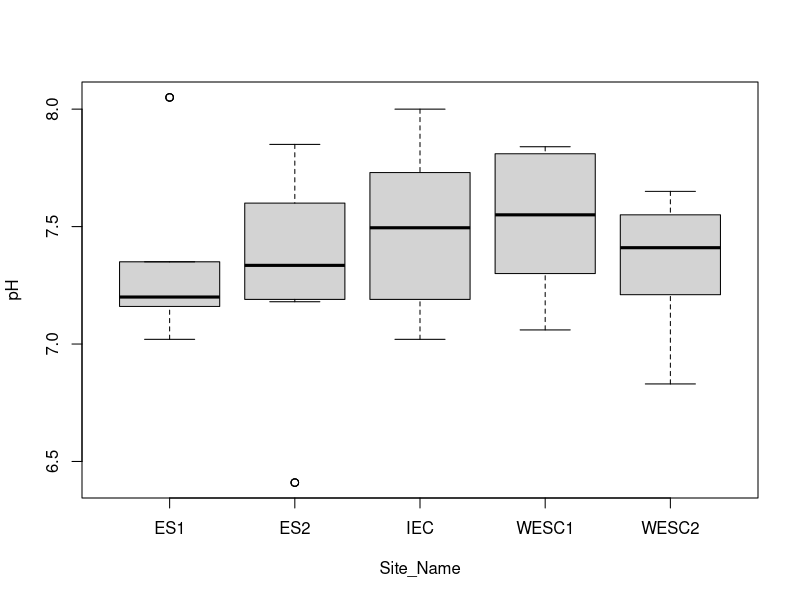
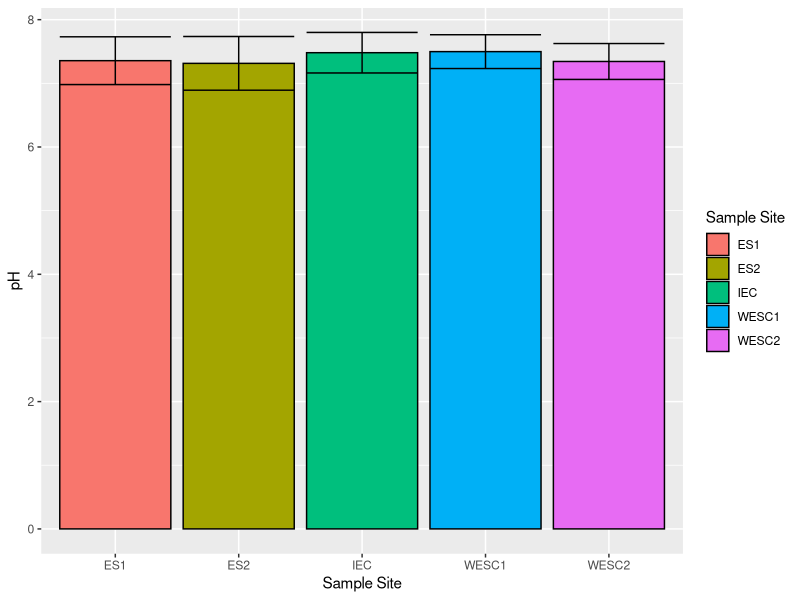
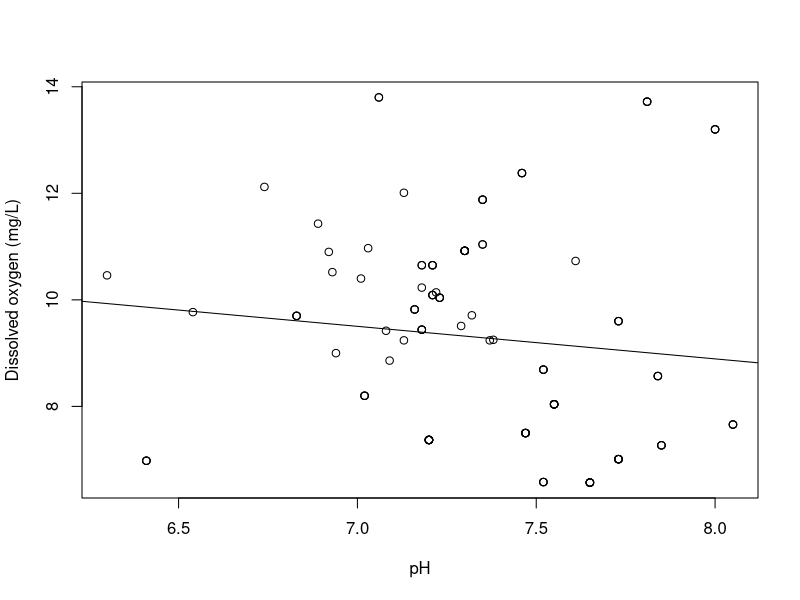
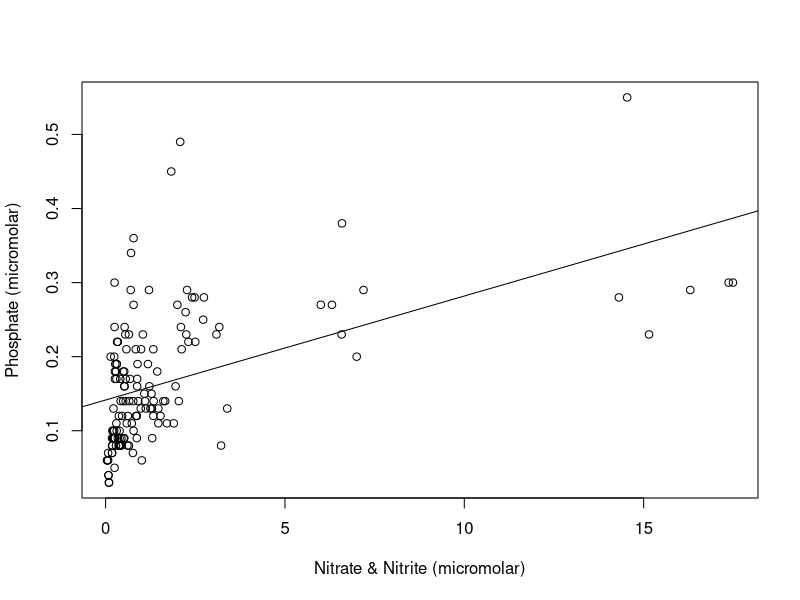

These figures' R source, in order:
## ---- chunk 1
#for example:
2 + 2

#hint: in RStudio Cloud, click on the green triangle in the top right corner of this chunk, then look at the console below for the output!
## ---- chunk 2

getwd() #tells you current working directory information

###note that you must tell R to run (either through keyboard shortcuts or by clicking Run) each line of code or nothing will happen!!

## ---- chunk 3

Elwha_data <- read.csv("Elwha_estuary_water_quality_2006-2014.csv",check.names = F) #reading in our .csv
Elwha_data #look at the data frame you created
colnames(Elwha_data)

## ---- chunk 4
###THIS IS A BONUS SECTION--IF YOU DO NOT WANT TO ATTEMPT TO CLEAN THE DATA ON YOUR OWN, SKIP THIS CHUNK!###

colnames(Elwha_data)[colnames(Elwha_data) == "Nitrate + Nitrite concentration"] <- "Nitrate_Nitrite concentration" #rename column to remove +
colnames(Elwha_data)[colnames(Elwha_data) == "% Dissolved oxygen"] <- "Perc Dissolved oxygen" #rename column to remove %

names(Elwha_data) <- gsub(" ", "_", names(Elwha_data)) #replace spaces with underscores

Elwha_data[Elwha_data == "NS"] <- NA #replaces "NS", which stands for "no sample was collected" with NA, the correct syntax for R to recognize a missing value

Elwha_data <- Elwha_data[1:147,] #gets rid of a few extra, empty rows that were hanging around for no reason

Elwha_data$Phosphate_concentration <- as.numeric(Elwha_data$Phosphate_concentration)
Elwha_data$Nitrate_Nitrite_concentration <- as.numeric(Elwha_data$Nitrate_Nitrite_concentration)
Elwha_data$Ammonium_concentration <- as.numeric(Elwha_data$Ammonium_concentration)
Elwha_data$Salinity <- as.numeric(Elwha_data$Salinity)
Elwha_data$Temperature <- as.numeric(Elwha_data$Temperature)
Elwha_data$Turbidity <- as.numeric(Elwha_data$Turbidity)
Elwha_data$Dissolved_oxygen <- as.numeric(Elwha_data$Dissolved_oxygen)
Elwha_data$Perc_Dissolved_oxygen <- as.numeric(Elwha_data$Perc_Dissolved_oxygen)
Elwha_data$pH <- as.numeric(Elwha_data$pH)

## ---- chunk 5
###skip this chunk if you did the bonus section###
Elwha_data <- read.csv("cleaned_data.csv",check.names = T) #reading in our .csv
## ---- chunk 6

Elwha_data$Dam_Condition <- as.factor(Elwha_data$Dam_Condition) #the dollar sign helps us give R an absolute reference, similar to Excel syntax
Elwha_data$Site_Name <- as.factor(Elwha_data$Site_Name)

## ---- chunk 7

str(Elwha_data)

## ---- chunk 8
str(Elwha_data) #tells us about our data frame
Elwha_data[1:5,1:5] #lets us preview the first 5 rows and columns, respectively - [r,c], and the : between numbers means that you are looking at the continuous range between them, like what appears in Excel when you select consecutive cells. You could read it as "through," so that 1:5 would read 1 through 5.
## ---- chunk 9

mean_pH <- mean(Elwha_data$pH); mean_pH

## ---- chunk 10

mean_pH <- mean(Elwha_data$pH, na.rm = TRUE); mean_pH #remove rows within column with value NA

## ---- chunk 11

median(Elwha_data$pH, na.rm=TRUE)

## ---- chunk 12

#you can use a semi-colon to combine multiple commands to be more efficient
min(Elwha_data$pH, na.rm = TRUE); max(Elwha_data$pH, na.rm = TRUE)

## ---- chunk 13

sd_pH <- sd(Elwha_data$pH, na.rm = TRUE); sd_pH

## ---- chunk 14

mean_pH <- mean(Elwha_data$pH, na.rm = TRUE)
std_pH <-sd(Elwha_data$pH, na.rm = TRUE)
error <- qnorm(0.975)*std_pH/sqrt(147) #147 is the total number of observations (our n), which is found in the str() output
left <- mean_pH-error
right <- mean_pH+error
left; right

## ---- chunk 15

ttest <- t.test(pH~Dam_Condition, data=Elwha_data); ttest

## ---- chunk 16

during_dam <- subset(Elwha_data,Elwha_data$Dam_Condition=="During removal")
during_dam[1:5,1:5]

## ---- chunk 17

pH_ANOVA <- aov(pH~Site_Name, data=during_dam)
summarypH <- summary(pH_ANOVA); summarypH

## ---- chunk 18

plot(pH~Site_Name, data=during_dam)

## ---- chunk 19
chooseCRANmirror(ind=1)
install.packages("plyr",repos='http://cran.us.r-project.org')
install.packages("dplyr",repos='http://cran.us.r-project.org') #different packages house different sets of functions - we need a function in package plyr
library(plyr) #tells R to open the library of functions contained in plyr
library(dplyr) #tells R to open the library of functions contained in dplyr

for_aov_plot <- ddply(during_dam,~Site_Name,summarize,mean=mean(pH, na.rm=TRUE),sd=sd(pH, na.rm = TRUE))

for_aov_plot

install.packages("ggplot2")
library(ggplot2)

plot <- ggplot(for_aov_plot, aes(x=Site_Name, y=mean)) + geom_bar(aes(fill=Site_Name),stat="identity", color="black", position=position_dodge()) + geom_errorbar(aes(ymin=mean-sd, ymax=mean+sd)) + labs(x="Sample Site",y="pH",fill="Sample Site")

plot

## ---- chunk 20

DO_pH_reg <- lm(Dissolved_oxygen~pH, data=Elwha_data)
DO_pH_reg
summaryDO <- summary(DO_pH_reg); summaryDO

## ---- chunk 21

plot(Dissolved_oxygen~pH, data=Elwha_data,xlab="pH", ylab="Dissolved oxygen (mg/L)") #the plot function doesn't use any special packages - it is in what we call base R; for units on Dissolved oxygen, we should check the metadata
abline(lm(Dissolved_oxygen~pH, data=Elwha_data)) #plots our regression line

## ---- chunk 22

P_NO3_cor <- cor.test(Elwha_data$Phosphate_concentration,Elwha_data$Nitrate_Nitrite_concentration,method="pearson",use = "complete.obs") #another way to reference the columns; use argument omits rows with NA values
P_NO3_cor

## ---- chunk 23

plot(Elwha_data$Phosphate_concentration~Elwha_data$Nitrate_Nitrite_concentration, xlab="Nitrate & Nitrite (micromolar)", ylab="Phosphate (micromolar)")
abline(lm(Elwha_data$Phosphate_concentration~Elwha_data$Nitrate_Nitrite_concentration))

